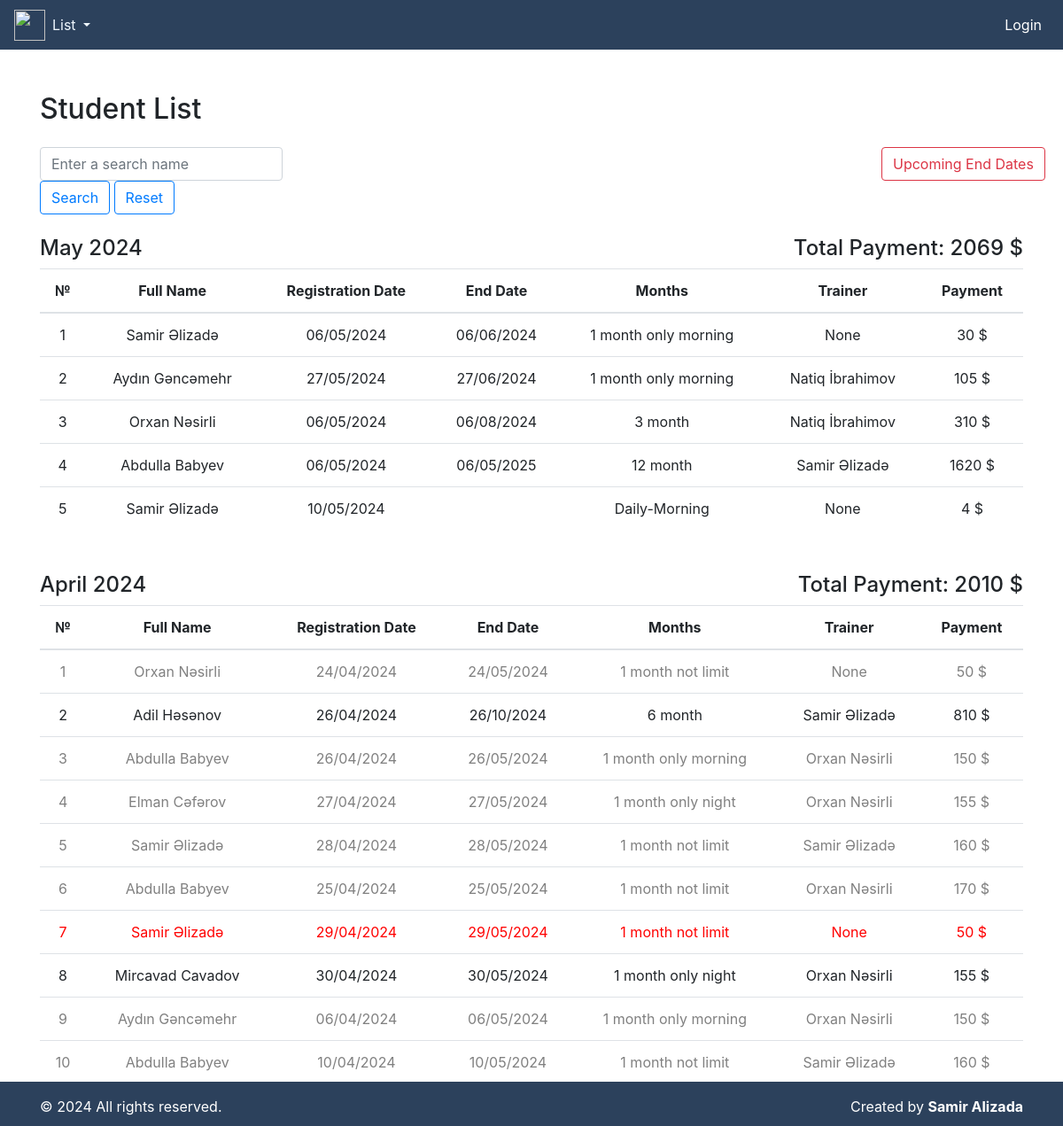
The page / on the database its author committed.
### fitness/models.py (models this page shows, shortened)
class Student(models.Model):
    full_name = models.CharField(max_length=100)
    registration_date = models.DateField(default=timezone.now)
    months_duration = models.ForeignKey(MonthlyPricing, on_delete=models.CASCADE, null=True, blank=True)
    daily = models.ForeignKey(DailyPricing, on_delete=models.CASCADE, null=True, blank=True)
    trainer = models.ForeignKey(Trainer, on_delete=models.CASCADE, null=True, blank=True)
    payment = models.IntegerField(default=0)
    end_date = models.DateField(null=True, blank=True)

class MonthlyPricing(models.Model):
    name = models.CharField(max_length=30, null=True)
    month = models.IntegerField()
    price = models.IntegerField()
    def __str__(self) -> str:
        return f"{self.name}"

class Trainer(models.Model):
    full_name = models.CharField(max_length=100)
    registration_date = models.DateField(default=timezone.now)
    monthly_fee = models.IntegerField()
    student_fee = models.IntegerField()
    def __str__(self) -> str:
        return f"{self.full_name}"

class DailyPricing(models.Model):
    name = models.CharField(max_length=30, null=True)
    price = models.IntegerField()
    def __str__(self) -> str:
        return f"{self.name}"

### fitness/views.py (the view)
# urls.py: path('', student_list, name='student_list'),
def student_list(request):
    today = date.today()
    query = request.GET.get('q')
    students = Student.objects.all()
    if query:
        students = students.filter(full_name__icontains=query)
    grouped_students_dict = {}
    for student in students:
        month_key = student.registration_date.strftime('%Y-%m')
        month_display = student.registration_date.strftime('%B %Y')
        if month_key not in grouped_students_dict:
            grouped_students_dict[month_key] = {
                'display': month_display,
                'students': [],
                'total_payment': 0  # Track total monthly payments
            }
        grouped_students_dict[month_key]['students'].append(student)
        grouped_students_dict[month_key]['total_payment'] += student.payment
    sorted_grouped_students_list = sorted(
        grouped_students_dict.items(),
        key=lambda x: x[0],
        reverse=True
    )
    sorted_grouped_students_dict = {
        item[1]['display']: {
            'students': item[1]['students'],
            'total_payment': item[1]['total_payment']
        }
        for item in sorted_grouped_students_list
    }
    students_near_end_date = students.filter(
        end_date__range=(today, today + timedelta(days=7))
    ).order_by('end_date')  # Sort by end_date in ascending order
    return render(request, 'student_list.html', {
        'grouped_students': sorted_grouped_students_dict,
        'today': today,
        'students_near_end_date': students_near_end_date,
    })

### templates/student_list.html (shortened to what this page needs)
{% include "index.html" %}
{% block content %}
<div class="container mt-5">
    <h2 class="mb-4">Student List</h2>
    <div class="row">
        <div class="col-md-4">
            <form method="GET" class="mb-3">
                <div class="form-inline mb-4">
                    <input type="text" name="q" class="form-control mr-sm-2" placeholder="Enter a search name">
                    <button class="btn btn-outline-primary my-2 my-sm-0" type="submit">Search</button>
                    <a href="{% url 'student_list' %}"><button class="btn btn-outline-primary my-2 my-sm-0"
                            type="submit">Reset</button>
                    </a>
                </div>
            </form>
        </div>
        <div class="col-md-6">
        </div>
        <div class="col-md-2">
            <button class="btn btn-outline-danger my-2 my-sm-0" data-toggle="modal" data-target="#warningModal">
                Upcoming End Dates
            </button>
        </div>
    </div>
    {% for month, data in grouped_students.items %}
    <div class="row">
        <div class="col-md-6 text-left">
            <h4>{{ month }}</h4>
        </div>
        <div class="col-md-6 text-right">
            <h4>Total Payment: {{ data.total_payment }} $</h4>
        </div>
    </div>
    <table class="table text-center mb-5">
        <thead>
            <tr>
                <th scope="col">№</th>
                <th scope="col">Full Name</th>
                <th scope="col">Registration Date</th>
                <th scope="col">End Date</th>
                <th scope="col">Months</th>
                <th scope="col">Trainer</th>
                <th scope="col">Payment</th>
            </tr>
        </thead>
        <tbody>
            {% for student in data.students %}
            <tr
                class="{% if student.end_date == today %}end-date-today{% elif student.end_date < today %}end-date-past{% endif %}">
                <td>{{ forloop.counter }}</td>
                <td>{{ student.full_name }}</td>
                <td>{{ student.registration_date|date:"d/m/Y" }}</td>
                <td>{{ student.end_date|date:"d/m/Y" }}</td>
                {% if student.months_duration %}
                <td>{{ student.months_duration }}</td>
                {% else %}
                <td>{{ student.daily }}</td>
                {% endif %}
                <td>{{ student.trainer }}</td>
                <td>{{ student.payment }} $</td>
            </tr>
            {% endfor %}
        </tbody>
    </table>
    {% endfor %}
</div>
{% endblock content %}

### templates/student_list.html (style rules this page uses)
.end-date-today { color: red; }
.end-date-past { color: grey; }

### rows shown on the page
Student: full_name "Samir Əlizadə", registration_date "06/05/2024", end_date "06/06/2024", months_duration "1 month only morning", trainer "None", payment "30"
Student: full_name "Aydın Gəncəmehr", registration_date "27/05/2024", end_date "27/06/2024", months_duration "1 month only morning", trainer "Natiq İbrahimov", payment "105"
Student: full_name "Orxan Nəsirli", registration_date "06/05/2024", end_date "06/08/2024", months_duration "3 month", trainer "Natiq İbrahimov", payment "310"
Student: full_name "Abdulla Babyev", registration_date "06/05/2024", end_date "06/05/2025", months_duration "12 month", trainer "Samir Əlizadə", payment "1620"
Student: full_name "Samir Əlizadə", registration_date "10/05/2024", daily "Daily-Morning", trainer "None", payment "4"
Student: full_name "Orxan Nəsirli", registration_date "24/04/2024", end_date "24/05/2024", months_duration "1 month not limit", trainer "None", payment "50"
Student: full_name "Adil Həsənov", registration_date "26/04/2024", end_date "26/10/2024", months_duration "6 month", trainer "Samir Əlizadə", payment "810"
Student: full_name "Abdulla Babyev", registration_date "26/04/2024", end_date "26/05/2024", months_duration "1 month only morning", trainer "Orxan Nəsirli", payment "150"
Student: full_name "Elman Cəfərov", registration_date "27/04/2024", end_date "27/05/2024", months_duration "1 month only night", trainer "Orxan Nəsirli", payment "155"
Student: full_name "Samir Əlizadə", registration_date "28/04/2024", end_date "28/05/2024", months_duration "1 month not limit", trainer "Samir Əlizadə", payment "160"
Student: full_name "Abdulla Babyev", registration_date "25/04/2024", end_date "25/05/2024", months_duration "1 month not limit", trainer "Orxan Nəsirli", payment "170"
Student: full_name "Samir Əlizadə", registration_date "29/04/2024", end_date "29/05/2024", months_duration "1 month not limit", trainer "None", payment "50"
Student: full_name "Mircavad Cavadov", registration_date "30/04/2024", end_date "30/05/2024", months_duration "1 month only night", trainer "Orxan Nəsirli", payment "155"
Student: full_name "Aydın Gəncəmehr", registration_date "06/04/2024", end_date "06/05/2024", months_duration "1 month only morning", trainer "Orxan Nəsirli", payment "150"
Student: full_name "Abdulla Babyev", registration_date "10/04/2024", end_date "10/05/2024", months_duration "1 month not limit", trainer "Samir Əlizadə", payment "160"

### other values the page prints
{{ month }} "May 2024" "April 2024"
{{ data.total_payment }} "2069" "2010"
